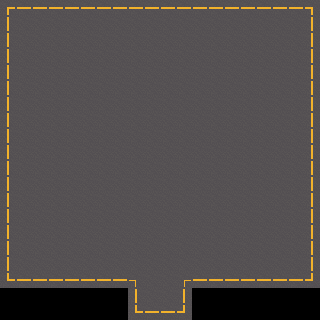

A 2D game scene composited from a Tiled map and its tileset images. What follows is a short description and the map's XML, with each tile layer's data collapsed to a summary:
An orthogonal 20x20 tile map with 16x16 px tiles, 3 tile layers (Background, Road, Prop) and 3 objects (2x Transaction, NPC).

<map version="1.10" tiledversion="1.12.2" class="MapMeta" orientation="orthogonal" renderorder="right-down" width="20" height="20" tilewidth="16" tileheight="16" infinite="0" nextlayerid="5" nextobjectid="5">
 <properties>
  <property name="mapId" value="10ed5235-d761-5009-9033-a156038ee534" />
  <property name="mapName" value="VUE之家" />
  <property name="parentMap" value="f832cbde-46e4-52d6-92fb-860bee93c8a8" />
  <property name="region" value="鱿鱼山庄" />
  <property name="type" propertytype="MapType" value="inDoor" />
 </properties>
 <tileset firstgid="1" source="../../../tilesets/Godot_Autotiles_16x16.tsx" />
 <layer id="1" name="Background" width="20" height="20">
  <data>[400 cells, 368 non-empty, 11 distinct tile ids]</data>
 </layer>
 <layer id="2" name="Road" width="20" height="20">
  <data>[400 cells, 368 non-empty, 11 distinct tile ids]</data>
 </layer>
 <layer id="3" name="Prop" width="20" height="20">
  <data>[400 cells, 0 non-empty, 0 distinct tile ids]</data>
 </layer>
 <objectgroup id="4" name="Interactive">
  <object id="1" name="Posva" type="NPC" x="88.7513" y="168.559">
   <properties>
    <property name="npcId" value="f201d372-90e8-529d-ae6d-ea26011d48c2" />
    <property name="type" value="NPC" />
   </properties>
   <point />
  </object>
  <object id="3" type="Transaction" x="144" y="288" width="32" height="16">
   <properties>
    <property name="from" value="f832cbde-46e4-52d6-92fb-860bee93c8a8" />
    <property name="to" value="10ed5235-d761-5009-9033-a156038ee534" />
   </properties>
  </object>
  <object id="4" type="Transaction" x="128" y="304" width="64" height="16">
   <properties>
    <property name="from" value="10ed5235-d761-5009-9033-a156038ee534" />
    <property name="to" value="f832cbde-46e4-52d6-92fb-860bee93c8a8" />
   </properties>
  </object>
 </objectgroup>
</map>
